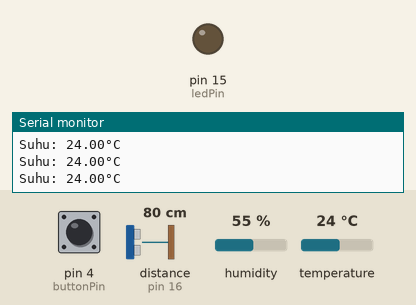
A sketch run on a simulated Arduino Uno, built with avr-gcc and run on an emulated ATmega328P. On the bench: output pins drawn as LEDs (lit = HIGH), the last lines printed to the serial monitor. Dashed ring = blinking. The test bench sets the inputs (shaded band); at power-on: temperature 24 °C, pin 4 (buttonPin) HIGH, distance to the obstacle (sensor on pin 16) 80 cm, humidity 55 %. The echo pulse lasts 58.3 µs per cm; pins used as bus, display or sensor lines are not drawn.

Above: at 1.2 s.
1.3 s: temperature set to 34 °C
3.2 s: temperature set to 37 °C
At 4.2 s:
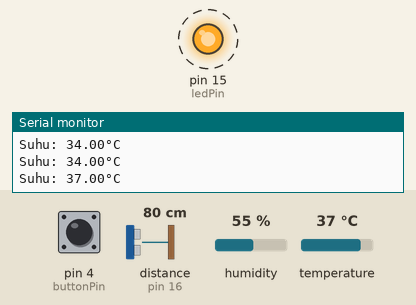
7.7 s: pin 4 (buttonPin) pulled LOW for 1 s
At 9.2 s:
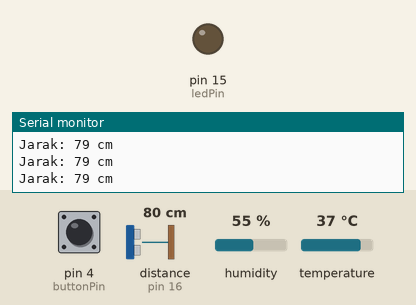
10.2 s: distance to the obstacle (sensor on pin 16) set to 12 cm
11.7 s: distance to the obstacle (sensor on pin 16) set to 9 cm
At 15.1 s:
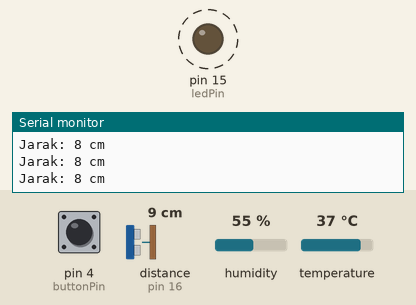
15.2 s: distance to the obstacle (sensor on pin 16) set to 18 cm
At 15.7 s:
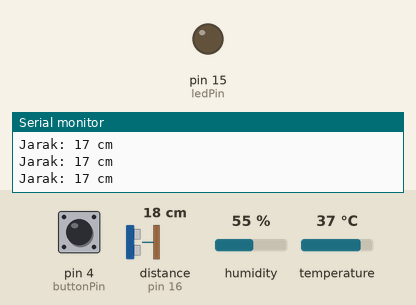
Timing chart, 0 to 17.7 s (numbered marks = the images above; inputs shaded):
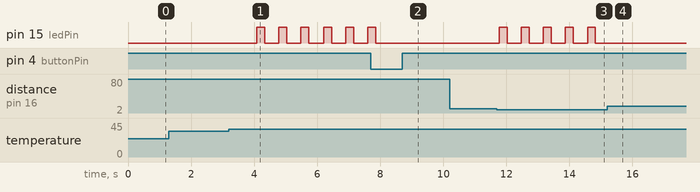

Measured:
- the behaviour switches between 35 and 36 °C on temperature (found by bisection; images 0 and 1)
- the behaviour switches between 11 and 10 cm on distance to the obstacle (sensor on pin 16) (found by bisection; images 2 and 3)
- after the input at 3.2 s, pin 15 (ledPin): alternates HIGH for 0.25 s and LOW for 0.45 s, starting after 0.88 s
- after the input at 7.7 s, pin 15 (ledPin): goes on until 7.9 s, then stays LOW
- after the input at 11.7 s, pin 15 (ledPin): alternates HIGH for 0.25 s and LOW for 0.45 s, starting after 0.07 s
- after the input at 15.2 s, pin 15 (ledPin): stops changing and stays LOW

The sketch:

sistem_alarm_menggunakan_led.ino
```cpp
#include <DHT.h>

// Pin konfigurasi
const int trigPin = 5;
const int echoPin = 16;
const int dhtPin = 2;
const int ledPin = 15;
const int buttonPin = 4;

// DHT11 setup
#define DHTTYPE DHT11
DHT dht(dhtPin, DHTTYPE);

// Variabel sensor ultrasonik
long duration;
int distance;

// Variabel button dan mode
bool modeDHT = true; // true = DHT11, false = Ping Sensor
bool lastButtonState = HIGH;

void setup() {
  pinMode(trigPin, OUTPUT);
  pinMode(echoPin, INPUT);
  pinMode(ledPin, OUTPUT);
  pinMode(buttonPin, INPUT_PULLUP);
  Serial.begin(9600);
  dht.begin();
}


void loop() {
  // Cek tombol untuk switch mode
  bool buttonState = digitalRead(buttonPin);
  if (buttonState == LOW && lastButtonState == HIGH) {
    modeDHT = !modeDHT; // Toggle mode
    // Serial.print("Mode: ");
    // Serial.println(modeDHT ? "DHT11" : "Ping Sensor");
    // delay(300); // Debounce
  }
  lastButtonState = buttonState;

  if (modeDHT) {
    // Mode DHT11
    float suhu = dht.readTemperature();
    Serial.print("Suhu: ");
    Serial.print(suhu);
    Serial.println("°C");

    if (suhu > 35) {
      kedipLED();
    } else {
      digitalWrite(ledPin, LOW);
    }
  } else {
    // Mode Ping Sensor
    digitalWrite(trigPin, LOW);
    delayMicroseconds(2);
    digitalWrite(trigPin, HIGH);
    delayMicroseconds(10);
    digitalWrite(trigPin, LOW);

    duration = pulseIn(echoPin, HIGH);
    distance = duration * 0.034 / 2;

    Serial.print("Jarak: ");
    Serial.print(distance);
    Serial.println(" cm");

    if (distance < 10) {
      kedipLED();
    } else {
      digitalWrite(ledPin, LOW);
    }
  }

  delay(200);
}

void kedipLED() {
  digitalWrite(ledPin, HIGH);
  delay(250);
  digitalWrite(ledPin, LOW);
  delay(250);
}
```
